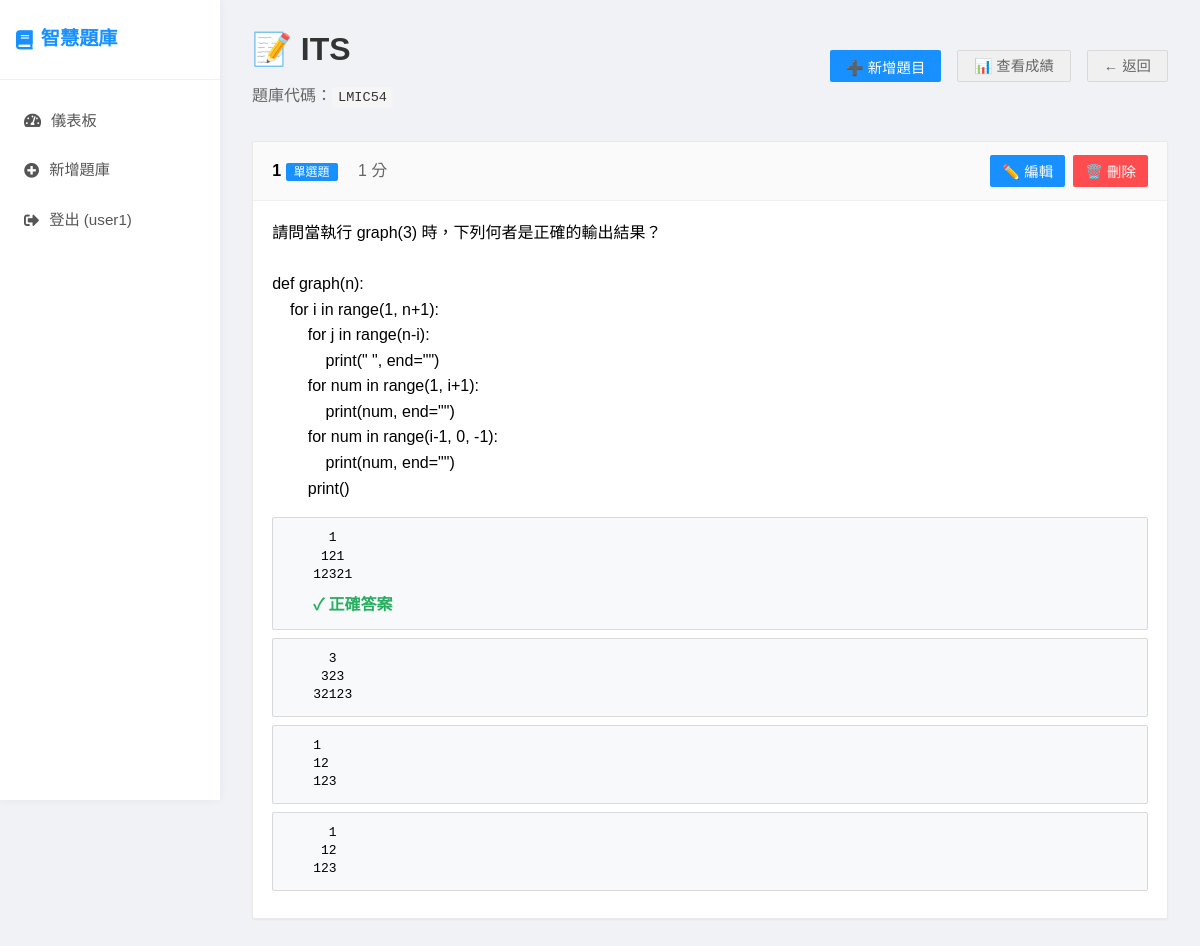
/quiz-bank/1 (signed in), run on an earlier commit of the app's database.
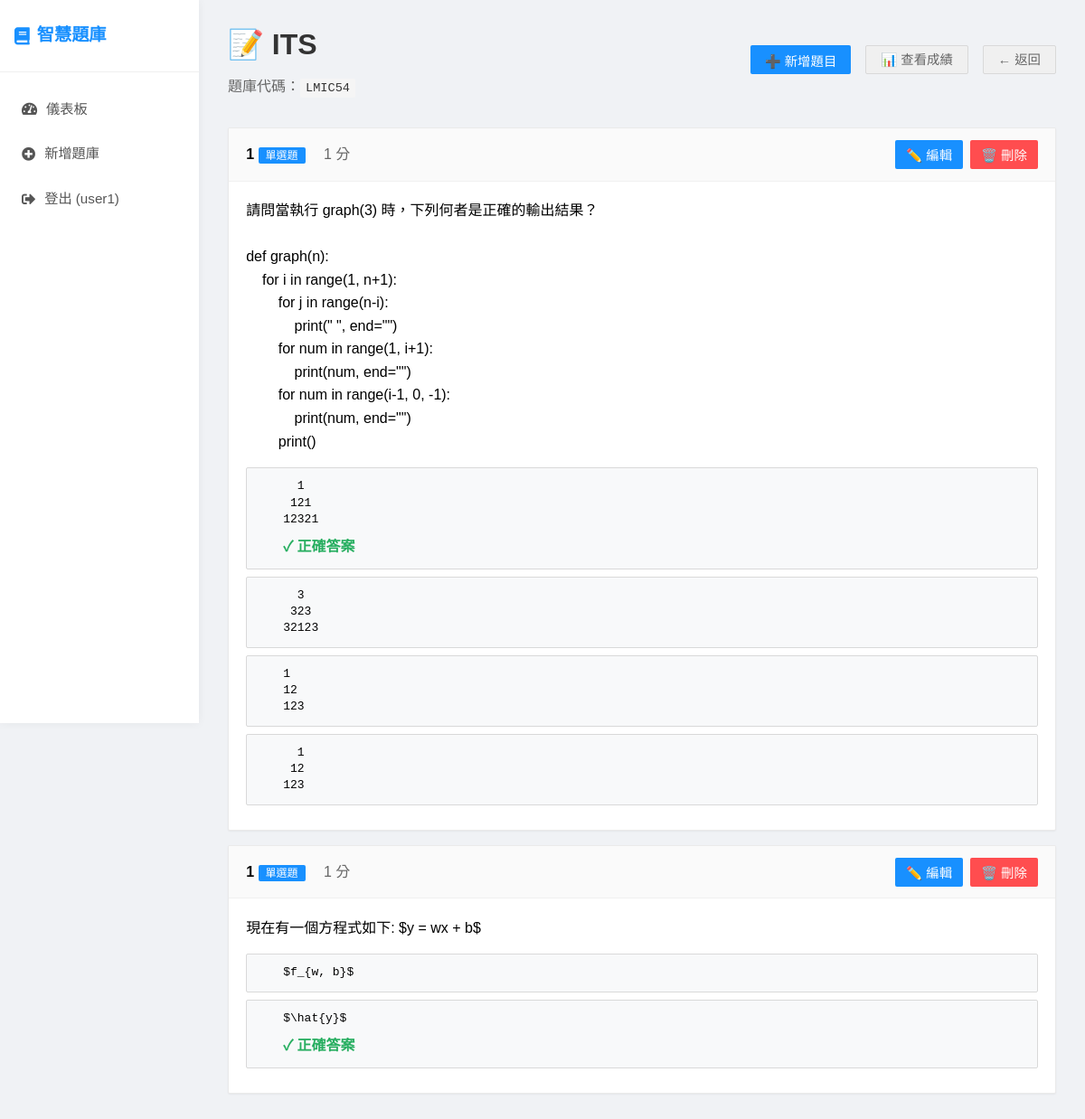
And on a later commit of the database.
### app.py (models this page shows)
class Question(db.Model):
    id = db.Column(db.Integer, primary_key=True)
    title = db.Column(db.String(200), nullable=False)
    question_text = db.Column(db.Text, nullable=False)
    question_type = db.Column(db.String(50), nullable=False)  # single_choice, multiple_choice, fill_blank, dropdown, parsons
    question_data = db.Column(db.Text)  # JSON格式儲存選項、正確答案等
    points = db.Column(db.Integer, default=1)
    order_index = db.Column(db.Integer, default=0)
    quiz_bank_id = db.Column(db.Integer, db.ForeignKey('quiz_bank.id'), nullable=False)
    created_at = db.Column(db.DateTime, default=datetime.utcnow)

### app.py (the view)
@app.route('/quiz-bank/<int:quiz_bank_id>')
@login_required
def manage_quiz_bank(quiz_bank_id):
    quiz_bank = QuizBank.query.get_or_404(quiz_bank_id)
    if quiz_bank.teacher_id != current_user.id:
        return redirect(url_for('teacher_dashboard'))
    questions = Question.query.filter_by(quiz_bank_id=quiz_bank_id).order_by(Question.order_index).all()
    return render_template('manage_quiz_bank.html', quiz_bank=quiz_bank, questions=questions)

### app.py (called while the page is built)
@app.template_filter('from_json')
def from_json_filter(value):
    try:
        return json.loads(value) if value else {}
    except:
        return {}

@app.template_global()
def get_question_type_name(question_type):
    type_names = {
        'single_choice': '單選題',
        'multiple_choice': '多選題',
        'fill_blank': '填空題',
        'dropdown': '下拉選單',
        'dropdown_fillblank': '下拉選單填空題',
        'parsons': '程式碼排序題'
    }
    return type_names.get(question_type, question_type)

@login_manager.user_loader
def load_user(user_id):
    return User.query.get(int(user_id))

### templates/manage_quiz_bank.html (shortened to what this page needs)
{% extends "base.html" %}
{% block content %}
<div>
    <div style="display: flex; justify-content: space-between; align-items: center; margin-bottom: 2rem;">
        <div>
            <h1 style="color: #333; margin-bottom: 0.5rem;">📝 {{ quiz_bank.title }}</h1>
            <p style="color: #666;">題庫代碼：<span class="access-code">{{ quiz_bank.access_code }}</span></p>
        </div>
        <div style="display: flex; gap: 1rem;">
            <button onclick="showAddQuestionModal()" class="btn">➕ 新增題目</button>
            <a href="{{ url_for('view_submissions_page', quiz_bank_id=quiz_bank.id) }}" class="btn btn-secondary">📊 查看成績</a>
            <a href="{{ url_for('teacher_dashboard') }}" class="btn btn-secondary">← 返回</a>
        </div>
    </div>
    <div id="questions-container">
        {% if questions %}
            {% for question in questions %}
            <div class="question-item" data-question-id="{{ question.id }}">
                <div class="question-header">
                    <div>
                        <strong>{{ question.title }}</strong>
                        <span class="question-type-badge">{{ get_question_type_name(question.question_type) }}</span>
                        <span style="color: #666; margin-left: 1rem;">{{ question.points }} 分</span>
                    </div>
                    <div style="display: flex; gap: 0.5rem;">
                        <button onclick="editQuestion({{ question.id }})" class="btn" style="padding: 6px 12px;">✏️ 編輯</button>
                        <button onclick="deleteQuestion({{ question.id }})" class="btn btn-danger" style="padding: 6px 12px;">🗑️ 刪除</button>
                    </div>
                </div>
                <div class="question-content">
                    <p style="white-space: pre-wrap;">{{ question.question_text | trim }}</p>
                    {% if question.question_data %}
                        {% set data = question.question_data | from_json %}
                        {% if question.question_type in ['single_choice', 'multiple_choice'] %}
                            <div style="margin-top: 1rem;">
                                {% for option in data.options %}
                                <div class="option" style="background: #f8f9fa;">
                                    <div class="option-text">{{ option }}</div>
                                    {% if (question.question_type == 'single_choice' and option == data.correct_answer) or
                                           (question.question_type == 'multiple_choice' and option in data.correct_answers) %}
                                    <div class="option-correct">✓ 正確答案</div>
                                    {% endif %}
                                </div>
                                {% endfor %}
                            </div>
                        {% elif question.question_type == 'fill_blank' %}
                            <div style="margin-top: 1rem; color: #27ae60;">
                                <strong>正確答案：</strong> {{ data.correct_answer }}
                            </div>
                        {% elif question.question_type == 'dropdown' %}
                            <div style="margin-top: 1rem;">
                                <strong>選項：</strong> {{ data.options | join(', ') }}<br>
                                <strong style="color: #27ae60;">正確答案：</strong> {{ data.correct_answer }}
                            </div>
                        {% endif %}
                    {% endif %}
                </div>
            </div>
            {% endfor %}
        {% else %}
            <div style="text-align: center; padding: 3rem; background: #f8f9fa; border-radius: 10px;">
                <h3 style="color: #666; margin-bottom: 1rem;">📝 還沒有題目</h3>
                <p style="color: #888; margin-bottom: 2rem;">開始建立您的第一個題目吧！</p>
                <button onclick="showAddQuestionModal()" class="btn">➕ 新增題目</button>
            </div>
        {% endif %}
    </div>
</div>
{% endblock %}

What changed in the data, as far as the page shows it:
added Question: title "1", question_type "單選題", points "1", question_text "現在有一個方程式如下: $y = wx + b$", options "$f_{w, b}$" "$\\hat{y}$"
